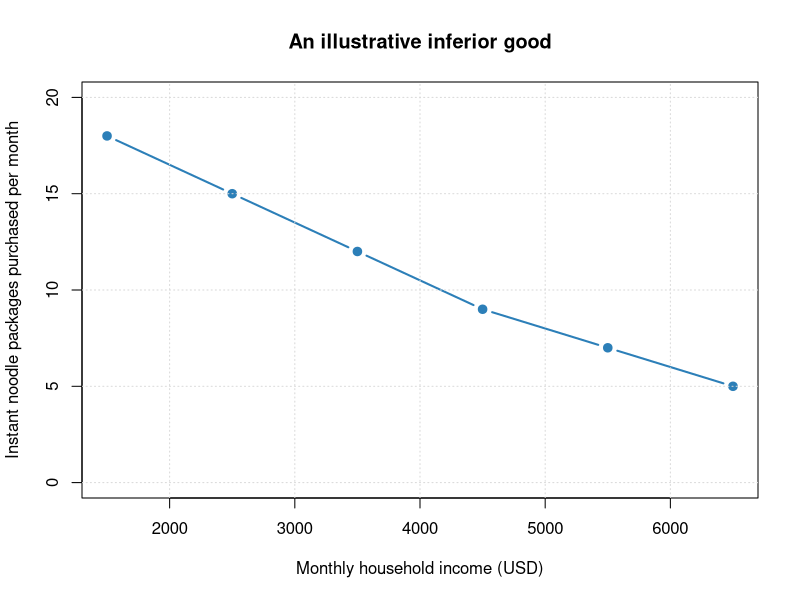

Recreate this plot in R.
## ---- chunk 1
#| label: fig-inferior-good
#| fig-cap: "Illustrative demand for an inferior good: instant noodles."
#| fig-alt: "A downward-sloping line showing instant noodle purchases falling as monthly income rises."
#| echo: true
#| warning: false

# Hypothetical data created for this example; no external data source is used.
income <- c(1500, 2500, 3500, 4500, 5500, 6500)
noodle_packages <- c(18, 15, 12, 9, 7, 5)

plot(
  income, noodle_packages,
  type = "b", pch = 19, col = "#2C7FB8", lwd = 2,
  xlab = "Monthly household income (USD)",
  ylab = "Instant noodle packages purchased per month",
  main = "An illustrative inferior good",
  ylim = c(0, 20)
)
grid(col = "gray85")
